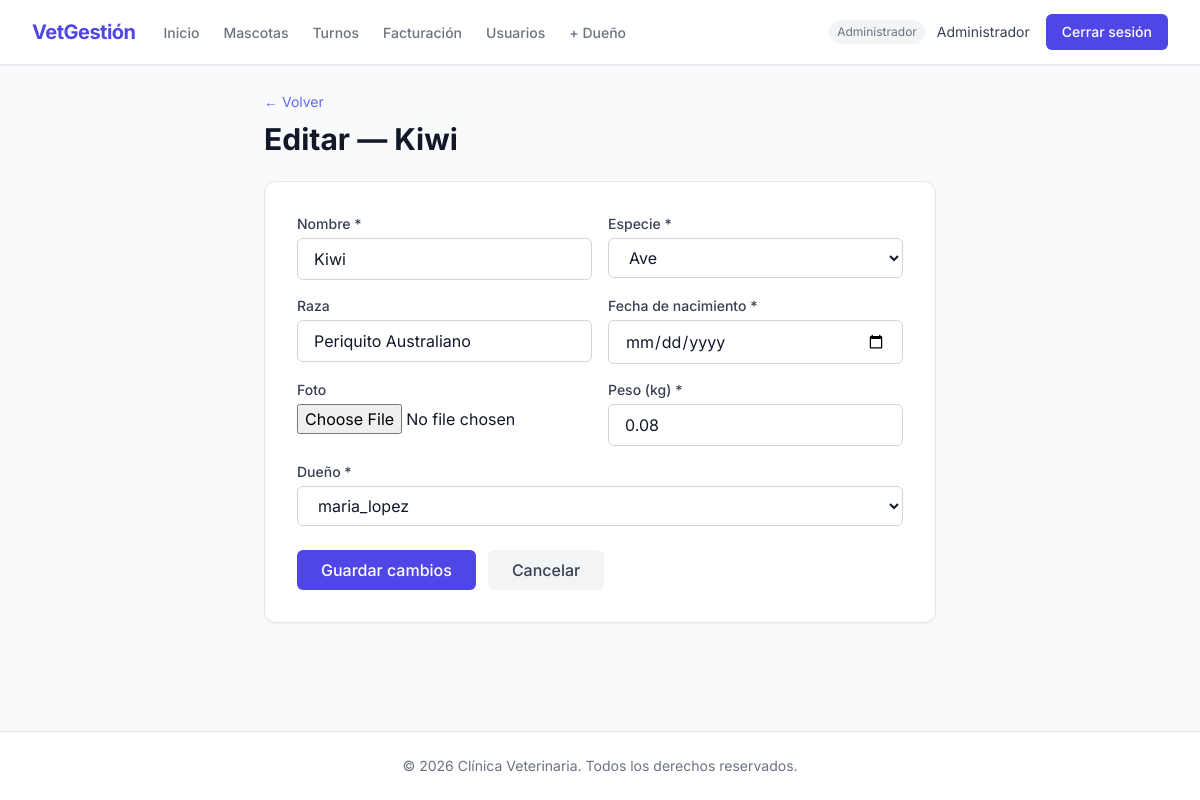
Screenshot of /mascotas/3/editar/ (signed in) with the database file from the repository.
### apps/usuarios/models.py (models this page shows, shortened)
class Usuario(AbstractUser):
    ROL_ADMIN = 'admin'
    ROL_VETERINARIO = 'veterinario'
    ROL_RECEPCIONISTA = 'recepcionista'
    ROL_DUENO = 'dueno'
    ROLES = [
        (ROL_ADMIN, 'Administrador'),
        (ROL_VETERINARIO, 'Veterinario'),
        (ROL_RECEPCIONISTA, 'Recepcionista'),
        (ROL_DUENO, 'Dueño'),
    ]
    rol = models.CharField(max_length=20, choices=ROLES, default=ROL_DUENO, verbose_name='Rol')
    telefono = models.CharField(max_length=20, blank=True, verbose_name='Teléfono')
    class Meta:
        verbose_name = 'usuario'
        verbose_name_plural = 'usuarios'
    def es_admin(self) -> bool:
        return self.rol == self.ROL_ADMIN
    def es_veterinario(self) -> bool:
        return self.rol == self.ROL_VETERINARIO
    def es_dueno(self) -> bool:
        return self.rol == self.ROL_DUENO
    def puede_crear_dueno(self) -> bool:
        return self.rol in [self.ROL_ADMIN, self.ROL_VETERINARIO, self.ROL_RECEPCIONISTA]

### apps/mascotas/models.py (models this page shows, shortened)
class Mascota(models.Model):
    ESPECIE_PERRO = 'perro'
    ESPECIE_GATO = 'gato'
    ESPECIE_AVE = 'ave'
    ESPECIE_OTRO = 'otro'
    ESPECIES = [
        (ESPECIE_PERRO, 'Perro'),
        (ESPECIE_GATO, 'Gato'),
        (ESPECIE_AVE, 'Ave'),
        (ESPECIE_OTRO, 'Otro'),
    ]
    nombre = models.CharField(max_length=100, verbose_name='Nombre')
    especie = models.CharField(max_length=20, choices=ESPECIES, verbose_name='Especie')
    raza = models.CharField(max_length=100, blank=True, verbose_name='Raza')
    fecha_nacimiento = models.DateField(
        validators=[validar_fecha_no_futura],
        verbose_name='Fecha de nacimiento',
    )
    foto = models.ImageField(
        upload_to=ruta_foto_mascota,
        blank=True,
        null=True,
        verbose_name='Foto',
    )
    peso = models.DecimalField(max_digits=5, decimal_places=2, verbose_name='Peso (kg)')
    dueno = models.ForeignKey(
        Usuario,
        on_delete=models.CASCADE,
        related_name='mascotas',
        limit_choices_to={'rol': Usuario.ROL_DUENO},
        verbose_name='Dueño',
    )
    fecha_registro = models.DateTimeField(auto_now_add=True, verbose_name='Fecha de registro')
    class Meta:
        verbose_name = 'mascota'
        verbose_name_plural = 'mascotas'
        ordering = ['nombre']

### apps/mascotas/views.py (the view, shortened to what this page needs)
# urls.py: path('<int:pk>/editar/', views.EditarMascota.as_view(), name='editar_mascota'),
class EditarMascota(LoginRequiredMixin, UserPassesTestMixin, UpdateView):
    model = Mascota
    form_class = FormularioMascota
    template_name = 'mascotas/formulario.html'
    success_url = reverse_lazy('lista_mascotas')
    def test_func(self):
        return self.request.user.es_admin() or self.request.user.es_veterinario()
    def get_context_data(self, **kwargs):
        ctx = super().get_context_data(**kwargs)
        ctx['titulo'] = f'Editar — {self.object.nombre}'
        ctx['accion'] = 'Guardar cambios'
        return ctx

### apps/mascotas/forms.py
class FormularioMascota(forms.ModelForm):
    class Meta:
        model = Mascota
        fields = ['nombre', 'especie', 'raza', 'fecha_nacimiento', 'foto', 'peso', 'dueno']
        labels = {
            'nombre': 'Nombre',
            'especie': 'Especie',
            'raza': 'Raza',
            'fecha_nacimiento': 'Fecha de nacimiento',
            'foto': 'Foto',
            'peso': 'Peso (kg)',
            'dueno': 'Dueño',
        }
        widgets = {
            'nombre': forms.TextInput(attrs={'class': INPUT_CSS}),
            'especie': forms.Select(attrs={'class': SELECT_CSS}),
            'raza': forms.TextInput(attrs={'class': INPUT_CSS}),
            'fecha_nacimiento': forms.DateInput(attrs={'class': INPUT_CSS, 'type': 'date'}),
            'peso': forms.NumberInput(attrs={'class': INPUT_CSS, 'step': '0.01'}),
            'dueno': forms.Select(attrs={'class': SELECT_CSS}),
        }
    def __init__(self, *args, **kwargs):
        super().__init__(*args, **kwargs)
        self.fields['dueno'].queryset = Usuario.objects.filter(rol=Usuario.ROL_DUENO).order_by('last_name', 'first_name')
        self.fields['foto'].required = False

### templates/mascotas/formulario.html (shortened to what this page needs)
{% extends 'base.html' %}
{% block content %}
<div class="max-w-2xl mx-auto">
    <div class="mb-6">
        <a href="{% url 'lista_mascotas' %}" class="text-sm text-indigo-500 hover:underline">← Volver</a>
        <h1 class="text-3xl font-bold text-gray-900 mt-2">{{ titulo }}</h1>
    </div>
    <div class="bg-white rounded-xl border border-gray-200 shadow-sm p-8">
        <form method="post" enctype="multipart/form-data">
            <div class="grid grid-cols-1 sm:grid-cols-2 gap-4 mb-6">
                {% for field in form %}
                <div class="{% if field.name == 'dueno' %}col-span-2{% endif %}">
                    <label for="{{ field.id_for_label }}" class="block text-sm font-medium text-gray-700 mb-1">
                        {{ field.label }}{% if field.field.required %} *{% endif %}
                    </label>
                    {{ field }}
                </div>
                {% endfor %}
            </div>
            <div class="flex gap-3">
                <button type="submit" class="bg-indigo-600 text-white px-6 py-2 rounded-md font-medium hover:bg-indigo-700 transition">
                    {{ accion }}
                </button>
                <a href="{% url 'lista_mascotas' %}" class="px-6 py-2 rounded-md font-medium text-gray-700 bg-gray-100 hover:bg-gray-200 transition">
                    Cancelar
                </a>
            </div>
        </form>
    </div>
</div>
{% endblock %}

### templates/includes/navbar.html (shortened to what this page needs)
<nav class="bg-white shadow-sm border-b border-gray-200">
    <div class="max-w-7xl mx-auto px-4 sm:px-6 lg:px-8">
        <div class="flex justify-between h-16">
            <div class="flex">
                <div class="flex-shrink-0 flex items-center">
                    <a href="{% url 'dashboard' %}" class="text-indigo-600 font-bold text-xl tracking-tight">VetGestión</a>
                </div>
                <div class="hidden sm:ml-6 sm:flex sm:space-x-4">
                    {% if user.is_authenticated %}
                        <a href="{% url 'dashboard' %}" class="text-gray-500 hover:text-gray-700 inline-flex items-center px-1 pt-1 border-b-2 border-transparent hover:border-gray-300 text-sm font-medium">
                            Inicio
                        </a>
                        {% if user.es_admin or user.es_veterinario %}
                            <a href="{% url 'lista_mascotas' %}" class="text-gray-500 hover:text-gray-700 inline-flex items-center px-1 pt-1 border-b-2 border-transparent hover:border-gray-300 text-sm font-medium">
                                Mascotas
                            </a>
                        {% endif %}
                        {% if user.es_admin or user.es_recepcionista %}
                            <a href="{% url 'lista_turnos' %}" class="text-gray-500 hover:text-gray-700 inline-flex items-center px-1 pt-1 border-b-2 border-transparent hover:border-gray-300 text-sm font-medium">
                                Turnos
                            </a>
                            <a href="{% url 'lista_facturas' %}" class="text-gray-500 hover:text-gray-700 inline-flex items-center px-1 pt-1 border-b-2 border-transparent hover:border-gray-300 text-sm font-medium">
                                Facturación
                            </a>
                        {% endif %}
                        {% if user.es_admin %}
                            <a href="{% url 'lista_usuarios' %}" class="text-gray-500 hover:text-gray-700 inline-flex items-center px-1 pt-1 border-b-2 border-transparent hover:border-gray-300 text-sm font-medium">
                                Usuarios
                            </a>
                        {% endif %}
                        {% if user.puede_crear_dueno %}
                            <a href="{% url 'crear_dueno' %}" class="text-gray-500 hover:text-gray-700 inline-flex items-center px-1 pt-1 border-b-2 border-transparent hover:border-gray-300 text-sm font-medium">
                                + Dueño
                            </a>
                        {% endif %}
                    {% endif %}
                </div>
            </div>
            <div class="hidden sm:ml-6 sm:flex sm:items-center">
                {% if user.is_authenticated %}
                    <span class="text-gray-500 text-xs mr-3 px-2 py-1 bg-gray-100 rounded-full">{{ user.get_rol_display }}</span>
                    <span class="text-gray-700 text-sm mr-4">{{ user.get_full_name|default:user.username }}</span>
                    <form action="{% url 'logout' %}" method="post">
                        <button type="submit" class="bg-indigo-600 text-white px-4 py-2 rounded-md text-sm font-medium hover:bg-indigo-700 transition">
                            Cerrar sesión
                        </button>
                    </form>
                {% else %}
                    <a href="{% url 'login' %}" class="bg-indigo-600 text-white px-4 py-2 rounded-md text-sm font-medium hover:bg-indigo-700 transition">
                        Iniciar sesión
                    </a>
                {% endif %}
            </div>
        </div>
    </div>
</nav>

### templates/base.html (style rules this page uses)
body { font-family: 'Inter', sans-serif; }

### rows the page displays
Usuario: rol "Administrador", get_full_name "Administrador"
Mascota: form "Kiwi" "Ave" "Periquito Australiano" "0.08" "maria_lopez"

### other values shown
{{ titulo }} "Editar — Kiwi"
{{ field.label }} "Nombre" "Especie" "Raza" "Fecha de nacimiento" "Foto" "Peso (kg)" "Dueño"
{{ accion }} "Guardar cambios"
